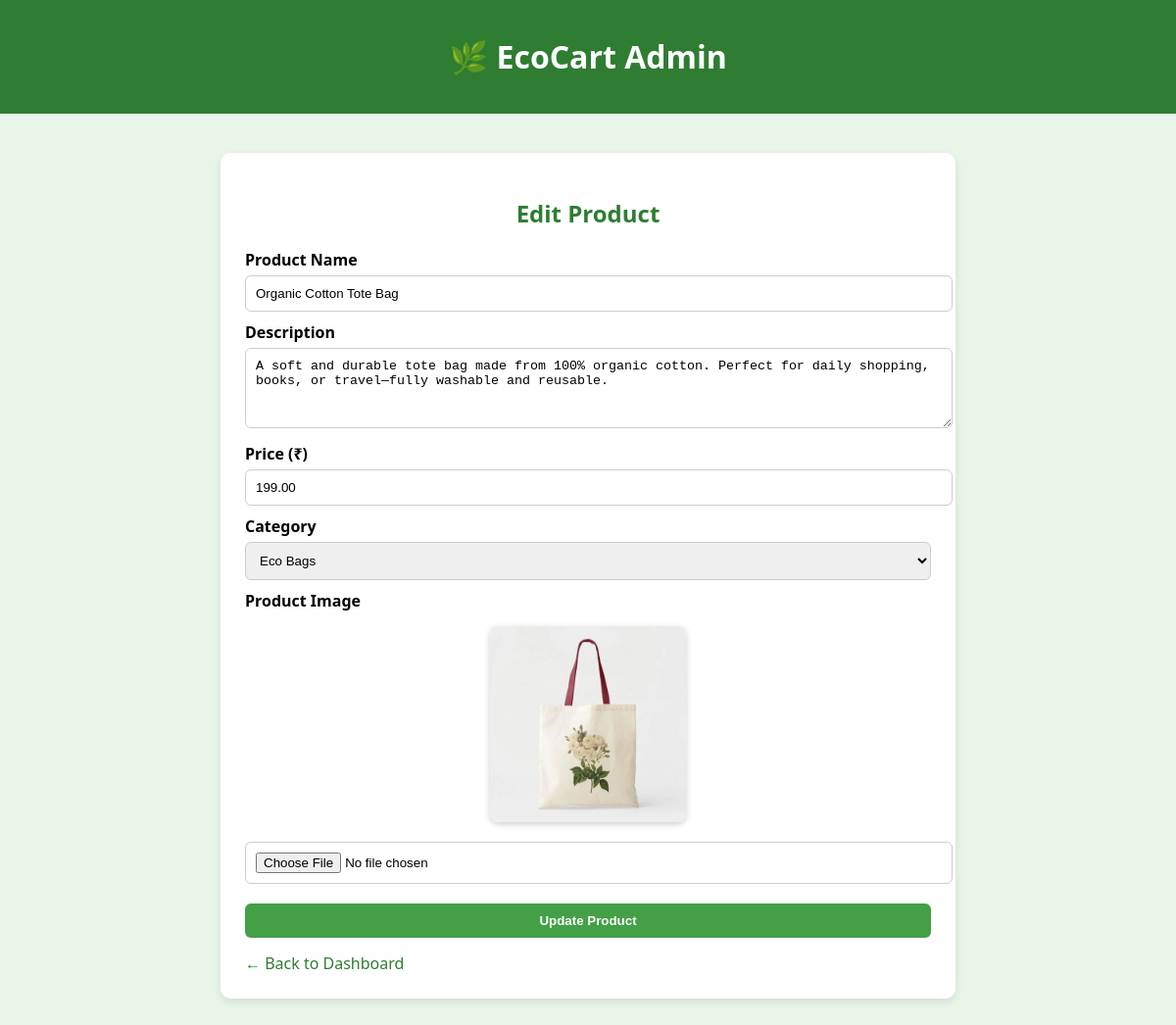
The app's page /edit-product/1/ with its own data.
### app/models.py (models this page shows, shortened)
class Product(models.Model):
    name = models.CharField(max_length=200)
    category = models.ForeignKey(Category, on_delete=models.CASCADE, related_name='products')
    description = models.TextField()
    price = models.DecimalField(max_digits=8, decimal_places=2)
    image = models.ImageField(upload_to='product_images/', null=True, blank=True)
    eco_rating = models.IntegerField(default=5)

class Category(models.Model):
    name = models.CharField(max_length=100)

### app/views.py (the view, shortened to what this page needs)
# urls.py: path('edit-product/<int:product_id>/', views.edit_product, name='edit_product'),
def edit_product(request,  product_id):
    product = get_object_or_404(Product, id=product_id)
    categories = Category.objects.all()
    return render(request, 'edit_product.html', {'product': product, 'categories': categories})

### templates/edit_product.html (shortened to what this page needs)
<!DOCTYPE html>
<html lang="en">
<head>
</head>
<body>
    <header>
        <h1>🌿 EcoCart Admin</h1>
    </header>
    <div class="container">
        <h2>Edit Product</h2>
        <form method="POST" enctype="multipart/form-data">
            <label for="name">Product Name</label>
            <input type="text" name="name" id="name" value="{{ product.name }}" required>
            <label for="description">Description</label>
            <textarea name="description" id="description" rows="4" required>{{ product.description }}</textarea>
            <label for="price">Price (₹)</label>
            <input type="number" name="price" id="price" step="0.01" value="{{ product.price }}" required>
            <label for="category">Category</label>
            <select name="category" id="category" required>
                {% for category in categories %}
                    <option value="{{ category.id }}" {% if category.id == product.category.id %}selected{% endif %}>{{ category.name }}</option>
                {% endfor %}
            </select>
            <label for="image">Product Image</label>
            {% if product.image %}
                <img src="{{ product.image.url }}" alt="{{ product.name }}">
            {% endif %}
            <input type="file" name="image" id="image" accept="image/*">
            <button type="submit">Update Product</button>
        </form>
        <a href="{% url 'admin_dashboard' %}" class="back">← Back to Dashboard</a>
    </div>
</body>
</html>

### templates/edit_product.html (style rules this page uses)
body { font-family: 'Segoe UI', sans-serif; background: #e8f5e9; margin: 0; padding: 0; }
header { background-color: #2e7d32; color: white; padding: 15px; text-align: center; }
.container { max-width: 700px; margin: 40px auto; background: white; padding: 25px; border-radius: 10px; box-shadow: 0 3px 8px rgba(0,0,0,0.1); }
h2 { color: #2e7d32; margin-bottom: 20px; text-align: center; }
form label { display: block; margin-top: 10px; font-weight: 600; }
form input, form textarea, form select { width: 100%; padding: 10px; border: 1px solid #ccc; border-radius: 6px; margin-top: 5px; }
form button { background: #43a047; color: white; border: none; padding: 10px 20px; border-radius: 6px; margin-top: 20px; cursor: pointer; font-weight: bold; width: 100%; }
img { display: block; margin: 15px auto; max-width: 200px; border-radius: 8px; box-shadow: 0 2px 6px rgba(0,0,0,0.2); }
a.back { display: inline-block; margin-top: 15px; color: #2e7d32; text-decoration: none; font-weight: 500; }

### records on screen
Product: name "Organic Cotton Tote Bag", description "A soft and durable tote bag made from 100% organic cotton. Perfect for daily shopping, books, or travel—fully washable and reusable.", price "199.00", category "Eco Bags", image (picture)
